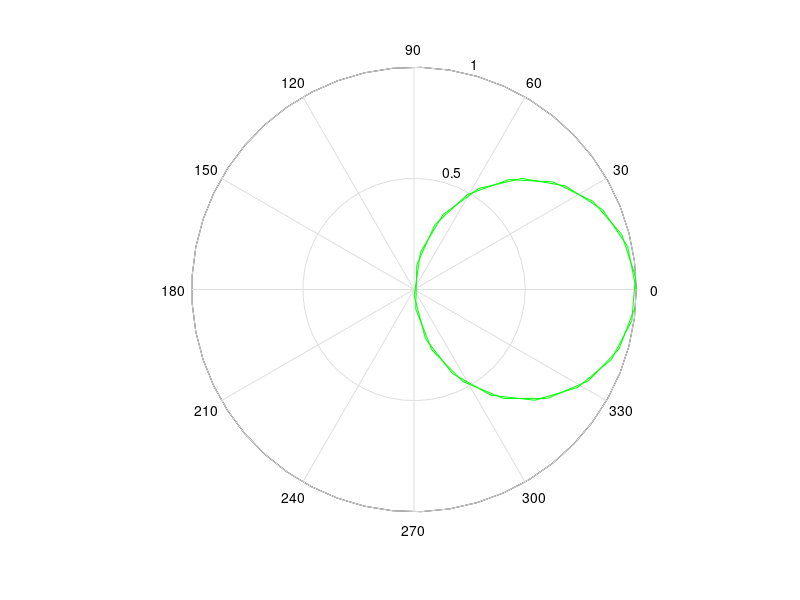

Source code (MATLAB):
clear all; close all; clc

theta = 0:0.2:2*pi;

% taking r as the variable
r = cos(theta);

% polat(theta,variable,'color')
polar(theta,r,'-g')

% type whitebg to have white background color

